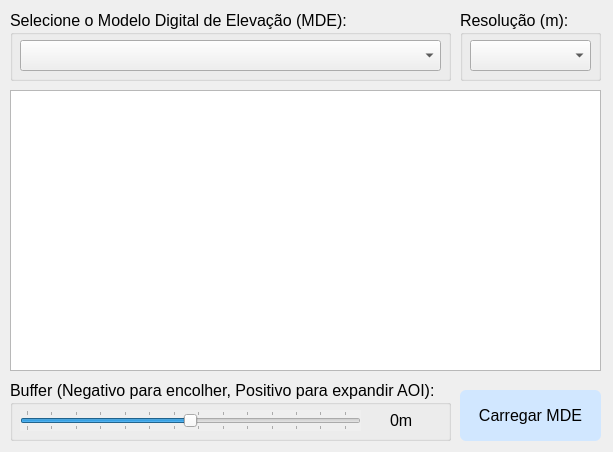
<?xml version="1.0" encoding="UTF-8"?>
<ui version="4.0">
 <class>RAVIDialogBase</class>
 <widget class="QDialog" name="RAVIDialogBase">
  <property name="geometry">
   <rect>
    <x>0</x>
    <y>0</y>
    <width>613</width>
    <height>452</height>
   </rect>
  </property>
  <property name="windowTitle">
   <string>EasyDEM</string>
  </property>
  <property name="styleSheet">
   <string>
    QPushButton {
      background-color: #d1e7ff; /* Soft Blue */
      color: black;
      border-radius: 6px;
      padding: 5px;
    }

    QPushButton:hover {
      background-color: #b6d4fe; /* Slightly Darker Blue */
    }

    QPushButton:disabled {
      background-color: #f0f0f0; /* Light Gray */
      color: #a0a0a0;
    }

    /* Apply soft red to specific buttons */
    QPushButton#clear_raster,
    QPushButton#clear_nasa,
    QPushButton#clear_features,
    QPushButton#clear_button_points,
    QPushButton#desautenticacao {
      background-color: #f8d7da; /* Soft Red */
    }

    /* Hover effect for soft red buttons */
    QPushButton#clear_raster:hover,
    QPushButton#clear_nasa:hover,
    QPushButton#clear_features:hover,
    QPushButton#clear_button_points:hover,
    QPushButton#desautenticacao:hover {
      background-color: #f1b0b7; /* Slightly Darker Red */
    }

  </string>
  </property>
  <widget class="QPushButton" name="elevacao">
   <property name="geometry">
    <rect>
     <x>460</x>
     <y>390</y>
     <width>141</width>
     <height>51</height>
    </rect>
   </property>
   <property name="font">
    <font>
     <pointsize>12</pointsize>
    </font>
   </property>
   <property name="text">
    <string>Carregar MDE</string>
   </property>
   <property name="icon">
    <iconset>
     <normaloff>../../EasyDEM/medias/icons8-reproduzir-50.png</normaloff>../../EasyDEM/medias/icons8-reproduzir-50.png</iconset>
   </property>
  </widget>
  <widget class="QGroupBox" name="groupBox_3">
   <property name="geometry">
    <rect>
     <x>10</x>
     <y>10</y>
     <width>441</width>
     <height>71</height>
    </rect>
   </property>
   <property name="font">
    <font>
     <pointsize>12</pointsize>
    </font>
   </property>
   <property name="title">
    <string>Selecione o Modelo Digital de Elevação (MDE):</string>
   </property>
   <widget class="QComboBox" name="dem_dataset_combobox">
    <property name="geometry">
     <rect>
      <x>10</x>
      <y>30</y>
      <width>421</width>
      <height>31</height>
     </rect>
    </property>
    <property name="font">
     <font>
      <pointsize>12</pointsize>
     </font>
    </property>
   </widget>
  </widget>
  <widget class="QTextBrowser" name="dem_info_textbox">
   <property name="geometry">
    <rect>
     <x>10</x>
     <y>90</y>
     <width>591</width>
     <height>281</height>
    </rect>
   </property>
   <property name="font">
    <font>
     <pointsize>12</pointsize>
    </font>
   </property>
   <property name="readOnly">
    <bool>true</bool>
   </property>
   <property name="overwriteMode">
    <bool>true</bool>
   </property>
   <property name="textInteractionFlags">
    <set>Qt::LinksAccessibleByKeyboard|Qt::LinksAccessibleByMouse|Qt::TextBrowserInteraction|Qt::TextSelectableByKeyboard|Qt::TextSelectableByMouse</set>
   </property>
  </widget>
  <widget class="QGroupBox" name="groupBox_30">
   <property name="geometry">
    <rect>
     <x>10</x>
     <y>380</y>
     <width>441</width>
     <height>61</height>
    </rect>
   </property>
   <property name="font">
    <font>
     <pointsize>12</pointsize>
    </font>
   </property>
   <property name="title">
    <string>Buffer (Negativo para encolher, Positivo para expandir AOI):</string>
   </property>
   <widget class="QLabel" name="label_buffer">
    <property name="geometry">
     <rect>
      <x>380</x>
      <y>30</y>
      <width>51</width>
      <height>21</height>
     </rect>
    </property>
    <property name="font">
     <font>
      <pointsize>12</pointsize>
     </font>
    </property>
    <property name="text">
     <string>0m</string>
    </property>
   </widget>
   <widget class="QSlider" name="horizontalSlider_buffer">
    <property name="enabled">
     <bool>true</bool>
    </property>
    <property name="geometry">
     <rect>
      <x>10</x>
      <y>30</y>
      <width>341</width>
      <height>21</height>
     </rect>
    </property>
    <property name="autoFillBackground">
     <bool>true</bool>
    </property>
    <property name="minimum">
     <number>-200</number>
    </property>
    <property name="maximum">
     <number>200</number>
    </property>
    <property name="singleStep">
     <number>30</number>
    </property>
    <property name="pageStep">
     <number>30</number>
    </property>
    <property name="value">
     <number>0</number>
    </property>
    <property name="sliderPosition">
     <number>0</number>
    </property>
    <property name="orientation">
     <enum>Qt::Horizontal</enum>
    </property>
    <property name="tickPosition">
     <enum>QSlider::TicksBothSides</enum>
    </property>
   </widget>
  </widget>
  <widget class="QGroupBox" name="groupBox_4">
   <property name="geometry">
    <rect>
     <x>460</x>
     <y>10</y>
     <width>141</width>
     <height>71</height>
    </rect>
   </property>
   <property name="font">
    <font>
     <pointsize>12</pointsize>
    </font>
   </property>
   <property name="title">
    <string>Resolução (m):</string>
   </property>
   <widget class="QComboBox" name="dem_resolution_combobox">
    <property name="geometry">
     <rect>
      <x>10</x>
      <y>30</y>
      <width>121</width>
      <height>31</height>
     </rect>
    </property>
    <property name="font">
     <font>
      <pointsize>12</pointsize>
     </font>
    </property>
   </widget>
  </widget>
 </widget>
 <resources/>
 <connections/>
</ui>
